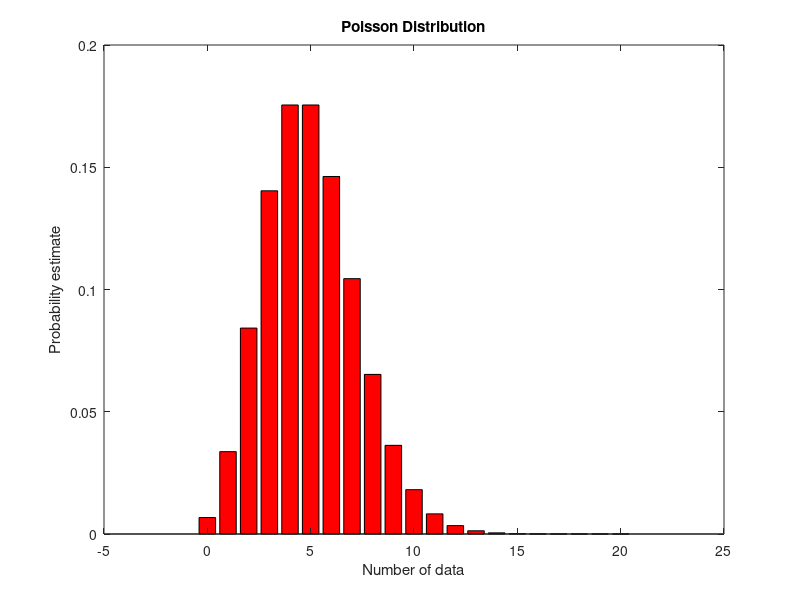

Reproduce this figure in MATLAB.
close all; 
clear,clc;
% MATLAB演示泊松分布(Poisson Distribution)
% 泊松分布(Poisson Distribution):X~P(lamda)

R=500;
N=1000;
r=30;
density=N/(pi*R^2);
neighbors=pi*r^2*density;
dis=300;%
lamda = 5;%avge data packets
n = 20;

f = zeros(1,n+1);
for k = 0:1:n
    f(k+1) = lamda^k/factorial(k)*exp(-lamda);
end

figure;
x = 0:1:n;
bar(x,f,'r');
title('Poisson Distribution');
xlabel('Number of data');
ylabel('Probability estimate');